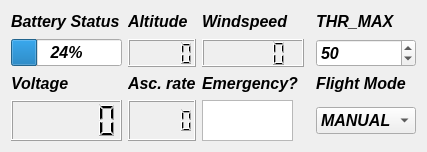
<?xml version="1.0" encoding="UTF-8"?>
<ui version="4.0">
 <class>UAS</class>
 <widget class="QWidget" name="UAS">
  <property name="geometry">
   <rect>
    <x>0</x>
    <y>0</y>
    <width>427</width>
    <height>152</height>
   </rect>
  </property>
  <property name="minimumSize">
   <size>
    <width>361</width>
    <height>152</height>
   </size>
  </property>
  <property name="maximumSize">
   <size>
    <width>427</width>
    <height>241</height>
   </size>
  </property>
  <property name="font">
   <font>
    <pointsize>12</pointsize>
    <weight>75</weight>
    <italic>true</italic>
    <bold>true</bold>
   </font>
  </property>
  <property name="windowTitle">
   <string>Form</string>
  </property>
  <layout class="QGridLayout" name="gridLayout">
   <item row="5" column="6">
    <widget class="QComboBox" name="comboBox">
     <item>
      <property name="text">
       <string>MANUAL</string>
      </property>
     </item>
     <item>
      <property name="text">
       <string>AUTO</string>
      </property>
     </item>
     <item>
      <property name="text">
       <string>LOITER</string>
      </property>
     </item>
    </widget>
   </item>
   <item row="0" column="2">
    <widget class="QLabel" name="label_2">
     <property name="text">
      <string>&lt;html&gt;&lt;head/&gt;&lt;body&gt;&lt;p&gt;&lt;span style=&quot; font-size:12pt;&quot;&gt;Altitude&lt;/span&gt;&lt;/p&gt;&lt;/body&gt;&lt;/html&gt;</string>
     </property>
     <property name="textFormat">
      <enum>Qt::RichText</enum>
     </property>
    </widget>
   </item>
   <item row="0" column="1">
    <widget class="QLabel" name="label">
     <property name="text">
      <string>&lt;html&gt;&lt;head/&gt;&lt;body&gt;&lt;p&gt;&lt;span style=&quot; font-size:12pt;&quot;&gt;Battery Status&lt;/span&gt;&lt;/p&gt;&lt;/body&gt;&lt;/html&gt;</string>
     </property>
     <property name="textFormat">
      <enum>Qt::RichText</enum>
     </property>
    </widget>
   </item>
   <item row="3" column="6">
    <widget class="QLabel" name="label_7">
     <property name="text">
      <string>&lt;html&gt;&lt;head/&gt;&lt;body&gt;&lt;p&gt;&lt;span style=&quot; font-size:12pt;&quot;&gt;Flight Mode&lt;/span&gt;&lt;/p&gt;&lt;/body&gt;&lt;/html&gt;</string>
     </property>
     <property name="textFormat">
      <enum>Qt::RichText</enum>
     </property>
    </widget>
   </item>
   <item row="2" column="2">
    <widget class="QLCDNumber" name="lcdNumber_2"/>
   </item>
   <item row="5" column="1">
    <widget class="QLCDNumber" name="lcdNumber">
     <property name="smallDecimalPoint">
      <bool>true</bool>
     </property>
    </widget>
   </item>
   <item row="2" column="1">
    <widget class="QProgressBar" name="progressBar">
     <property name="value">
      <number>24</number>
     </property>
    </widget>
   </item>
   <item row="0" column="6">
    <widget class="QLabel" name="label_6">
     <property name="text">
      <string>&lt;html&gt;&lt;head/&gt;&lt;body&gt;&lt;p&gt;&lt;span style=&quot; font-size:12pt;&quot;&gt;THR_MAX&lt;/span&gt;&lt;/p&gt;&lt;/body&gt;&lt;/html&gt;</string>
     </property>
     <property name="textFormat">
      <enum>Qt::RichText</enum>
     </property>
    </widget>
   </item>
   <item row="5" column="3">
    <widget class="QGraphicsView" name="graphicsView">
     <property name="maximumSize">
      <size>
       <width>91</width>
       <height>41</height>
      </size>
     </property>
    </widget>
   </item>
   <item row="2" column="3" colspan="2">
    <widget class="QLCDNumber" name="lcdNumber_4"/>
   </item>
   <item row="2" column="6">
    <widget class="QSpinBox" name="spinBox">
     <property name="maximum">
      <number>100</number>
     </property>
     <property name="singleStep">
      <number>5</number>
     </property>
     <property name="value">
      <number>50</number>
     </property>
    </widget>
   </item>
   <item row="5" column="2">
    <widget class="QLCDNumber" name="lcdNumber_3"/>
   </item>
   <item row="0" column="3" colspan="3">
    <widget class="QLabel" name="label_3">
     <property name="text">
      <string>&lt;html&gt;&lt;head/&gt;&lt;body&gt;&lt;p&gt;&lt;span style=&quot; font-size:12pt;&quot;&gt;Windspeed&lt;/span&gt;&lt;/p&gt;&lt;/body&gt;&lt;/html&gt;</string>
     </property>
     <property name="textFormat">
      <enum>Qt::RichText</enum>
     </property>
    </widget>
   </item>
   <item row="3" column="1">
    <widget class="QLabel" name="label_5">
     <property name="text">
      <string>&lt;html&gt;&lt;head/&gt;&lt;body&gt;&lt;p&gt;&lt;span style=&quot; font-size:12pt;&quot;&gt;Voltage&lt;/span&gt;&lt;/p&gt;&lt;/body&gt;&lt;/html&gt;</string>
     </property>
     <property name="textFormat">
      <enum>Qt::RichText</enum>
     </property>
    </widget>
   </item>
   <item row="3" column="2">
    <widget class="QLabel" name="label_4">
     <property name="text">
      <string>&lt;html&gt;&lt;head/&gt;&lt;body&gt;&lt;p&gt;Asc. rate&lt;/p&gt;&lt;/body&gt;&lt;/html&gt;</string>
     </property>
     <property name="textFormat">
      <enum>Qt::RichText</enum>
     </property>
    </widget>
   </item>
   <item row="3" column="3">
    <widget class="QLabel" name="label_9">
     <property name="text">
      <string>&lt;html&gt;&lt;head/&gt;&lt;body&gt;&lt;p&gt;&lt;span style=&quot; font-size:12pt;&quot;&gt;Emergency?&lt;/span&gt;&lt;/p&gt;&lt;/body&gt;&lt;/html&gt;</string>
     </property>
     <property name="textFormat">
      <enum>Qt::RichText</enum>
     </property>
    </widget>
   </item>
  </layout>
 </widget>
 <resources/>
 <connections/>
</ui>
